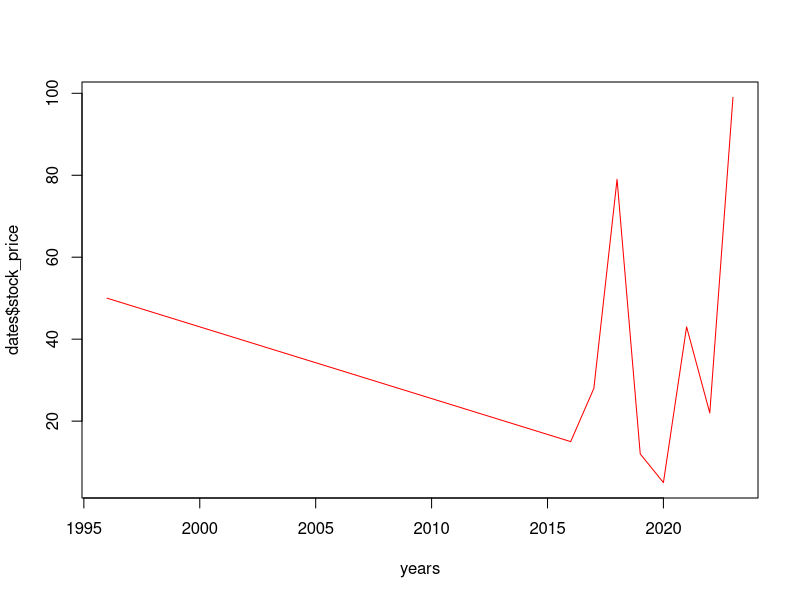

The R source for this figure:
## ---- chunk 1

#Convert each column with the appropriate lubridate function.

library(lubridate)

dates = read.csv("dates.csv")

col1_dates = mdy(dates[,1])

col2_dates = dmy(dates[,2])

col3_dates = ymd(dates[,3])

# The date_time column is pretty messy so it can't
# Be parsed with a pre-made lubridate funtion.
# In this case use lubridate's parse_date_time() with the full date format
col4_dates = parse_date_time(dates[,4],
                             orders = "%a %b %d %H:%M:%S %Y")
## ---- chunk 2
#From fourth column extract the year value and plot the stock price values. The plot needs to be red and have connected lines.

years = year(col4_dates)

plot(years,dates$stock_price, col = "red", type = "l")
